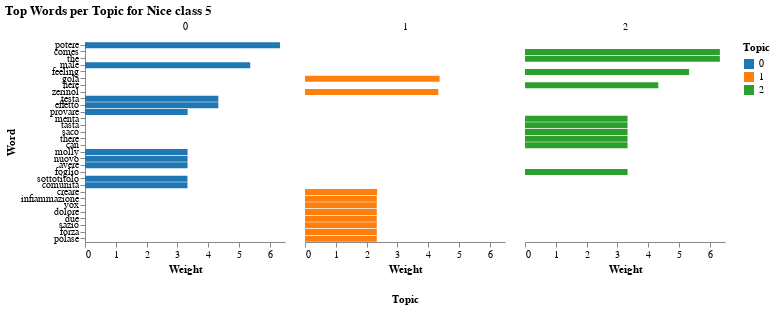

Notebook source saved alongside this figure:
### Code cell
n_top_words = 10
tf_feature_names = tf_vectorizer.get_feature_names_out()
df_topic_words = get_topic_words_df(lda, tf_feature_names, n_top_words)
chart = alt.Chart(df_topic_words).mark_bar().encode(
    x=alt.X('Weight:Q', title='Weight'),
    y=alt.Y('Word:N', sort='-x', title='Word'),
    color=alt.Color('Topic:N', scale=alt.Scale(scheme='category10')),
    column=alt.Column('Topic:N', title='Topic', header=alt.Header(titleOrient='bottom'))
).properties(
    width=200,
    height=200,
    title='Top Words per Topic for Nice class 5'
).configure_axis(
    grid=False
).configure_view(
    strokeWidth=0
)

chart.display()

### Figure 1 — Vega-Lite specification as saved in the notebook (floating-point values rounded to 4 significant figures)
{"config": {"view": {"continuousWidth": 300, "continuousHeight": 300, "strokeWidth": 0}, "axis": {"grid": false}}, "data": {"name": "data-8dc381a58acbdb40582d614f54ab3f3b"}, "mark": {"type": "bar"}, "encoding": {"color": {"field": "Topic", "scale": {"scheme": "category10"}, "type": "nominal"}, "column": {"field": "Topic", "header": {"titleOrient": "bottom"}, "title": "Topic", "type": "nominal"}, "x": {"field": "Weight", "title": "Weight", "type": "quantitative"}, "y": {"field": "Word", "sort": "-x", "title": "Word", "type": "nominal"}}, "height": 200, "title": "Top Words per Topic for Nice class 5", "width": 200, "$schema": "https://vega.github.io/schema/vega-lite/v5.20.1.json", "datasets": {"data-8dc381a58acbdb40582d614f54ab3f3b": [{"Topic": 0, "Word": "potere", "Weight": 6.336}, {"Topic": 0, "Word": "male", "Weight": 5.369}, {"Topic": 0, "Word": "testa", "Weight": 4.333}, {"Topic": 0, "Word": "effetto", "Weight": 4.333}, {"Topic": 0, "Word": "provare", "Weight": 3.335}, {"Topic": 0, "Word": "molly", "Weight": 3.333}, {"Topic": 0, "Word": "nuovo", "Weight": 3.333}, {"Topic": 0, "Word": "avere", "Weight": 3.333}, {"Topic": 0, "Word": "sottotitolo", "Weight": 3.33}, {"Topic": 0, "Word": "comunità", "Weight": 3.33}, {"Topic": 1, "Word": "gola", "Weight": 4.374}, {"Topic": 1, "Word": "zerinol", "Weight": 4.333}, {"Topic": 1, "Word": "creare", "Weight": 2.344}, {"Topic": 1, "Word": "infiammazione", "Weight": 2.333}, {"Topic": 1, "Word": "vox", "Weight": 2.333}, {"Topic": 1, "Word": "dolore", "Weight": 2.333}, {"Topic": 1, "Word": "due", "Weight": 2.333}, {"Topic": 1, "Word": "sazio", "Weight": 2.333}, {"Topic": 1, "Word": "forza", "Weight": 2.333}, {"Topic": 1, "Word": "polase", "Weight": 2.333}, {"Topic": 2, "Word": "comes", "Weight": 6.333}, {"Topic": 2, "Word": "the", "Weight": 6.333}, {"Topic": 2, "Word": "feeling", "Weight": 5.333}, {"Topic": 2, "Word": "here", "Weight": 4.333}, {"Topic": 2, "Word": "menta", "Weight": 3.333}, {"Topic": 2, "Word": "tasta", "Weight": 3.333}, {"Topic": 2, "Word": "saco", "Weight": 3.333}, {"Topic": 2, "Word": "there", "Weight": 3.333}, {"Topic": 2, "Word": "can", "Weight": 3.333}, {"Topic": 2, "Word": "foglio", "Weight": 3.333}]}}
